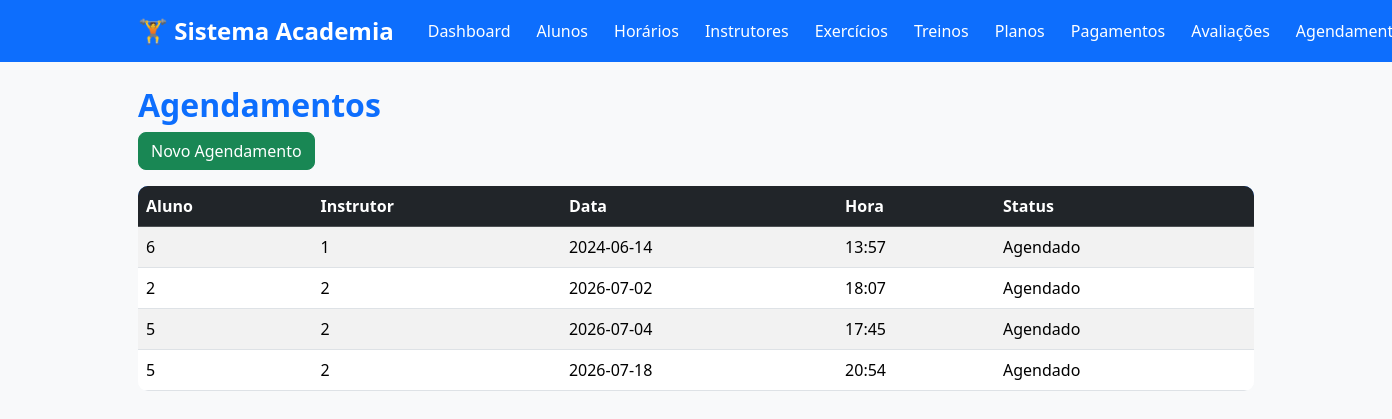
Screenshot of /agendamentos (signed in) with the database file from the repository.
### tables this page shows
CREATE TABLE agendamentos (
        id INTEGER PRIMARY KEY AUTOINCREMENT,
        aluno_id INTEGER NOT NULL,
        instrutor_id INTEGER NOT NULL,
        horario_id INTEGER NOT NULL,
        status TEXT NOT NULL,

        FOREIGN KEY (aluno_id)
            REFERENCES alunos(id)
            ON DELETE CASCADE,

        FOREIGN KEY (instrutor_id)
            REFERENCES instrutores(id)
            ON DELETE CASCADE,

        FOREIGN KEY (horario_id)
            REFERENCES horarios(id)
            ON DELETE CASCADE
    );

CREATE TABLE horarios (
        id INTEGER PRIMARY KEY AUTOINCREMENT,
        data TEXT NOT NULL,
        hora TEXT NOT NULL,
        disponivel INTEGER NOT NULL
    );

### app.py (the view)
@app.route("/agendamentos")
@login_required
def listar_agendamentos():
    agendamentos = database.listar_agendamentos()
    return render_template(
        "agendamentos/listar.html",
        agendamentos=agendamentos
    )

### app.py (called while the page is built)
def login_required(func):
    @wraps(func)
    def wrapper(*args, **kwargs):
        if "usuario" not in session:
            flash(
                "Faça login para acessar o sistema.",
                "warning"
            )
            return redirect(url_for("login"))
        return func(*args, **kwargs)
    return wrapper

### database.py (called while the page is built)
def conectar():
    conexao = sqlite3.connect(DB_PATH)
    conexao.row_factory = sqlite3.Row
    conexao.execute("PRAGMA foreign_keys = ON")
    return conexao

def executar(sql, parametros=(), fetch=False, fetchone=False):
    conexao = conectar()
    try:
        cursor = conexao.cursor()
        cursor.execute(sql, parametros)
        conexao.commit()
        if fetchone:
            return cursor.fetchone()
        if fetch:
            return cursor.fetchall()
        return True
    except sqlite3.Error as erro:
        print(f"Erro no banco de dados: {erro}")
        return None
    finally:
        conexao.close()

def listar_agendamentos():
    sql = """

        SELECT

            a.id,
            a.aluno_id,
            a.instrutor_id,
            h.data,
            h.hora,
            a.status

        FROM agendamentos a

        JOIN horarios h
            ON a.horario_id = h.id

        ORDER BY h.data, h.hora

    """
    return executar(sql, fetch=True)

### templates/agendamentos/listar.html
{% extends "base.html" %}
{% block conteudo %}
<h2>Agendamentos</h2>
<a href="{{ url_for('novo_agendamento') }}" class="btn btn-success mb-3">
    Novo Agendamento
</a>
<table class="table table-striped">
    <thead class="table-dark">
        <tr>
            <th>Aluno</th>
            <th>Instrutor</th>
            <th>Data</th>
            <th>Hora</th>
            <th>Status</th>
        </tr>
    </thead>
    <tbody>
    {% for agendamento in agendamentos %}
        <tr>
            <td>{{ agendamento.aluno_id }}</td>
            <td>{{ agendamento.instrutor_id }}</td>
<td>{{ agendamento.data }}</td>
<td>{{ agendamento.hora }}</td>
<td>{{ agendamento.status }}</td>
        </tr>
    {% endfor %}
    </tbody>
</table>
{% endblock %}

### templates/static/css/style.css (style rules this page uses)
body { background:#f4f6f9; font-family:Segoe UI,Tahoma,Geneva,Verdana,sans-serif; }
h1,h2,h3 { color:#0d6efd; font-weight:bold; }
.btn { border-radius:8px; }
.btn-success { background:#198754; }
.table { background:white; border-radius:10px; overflow:hidden; }
.table thead { background:#0d6efd; color:white; }

### rows the page displays
agendamentos: aluno_id "6", instrutor_id "1", data "2024-06-14", hora "13:57", status "Agendado"
agendamentos: aluno_id "2", instrutor_id "2", data "2026-07-02", hora "18:07", status "Agendado"
agendamentos: aluno_id "5", instrutor_id "2", data "2026-07-04", hora "17:45", status "Agendado"
agendamentos: aluno_id "5", instrutor_id "2", data "2026-07-18", hora "20:54", status "Agendado"
